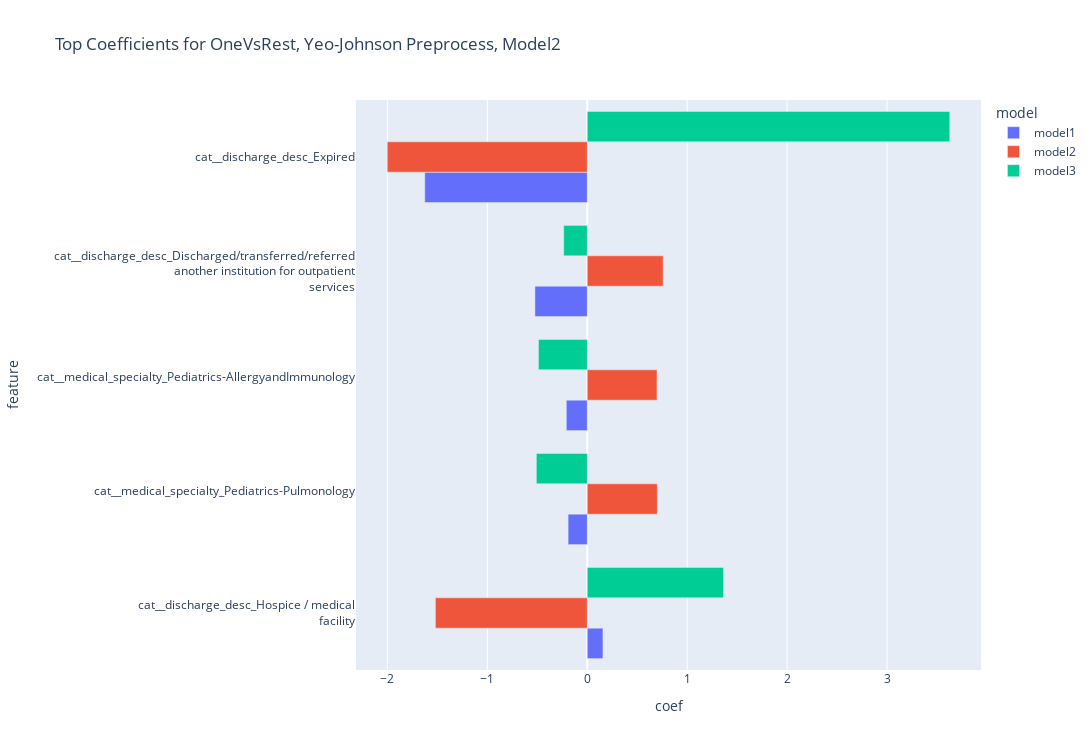

Source (notebook cell):
### Code cell
m2_top10_df = create_topn_long_coef_df_from_gs(gs=g, topn=5,
                                               sort_model="model2")

title = f"Top Coefficients for OneVsRest, Yeo-Johnson Preprocess, Model2"

fig = px.bar(data_frame=m2_top10_df, 
             y="feature", 
             x="coef", 
             color="model",
             orientation="h", 
             category_orders={"model":["model1", "model2", "model3"]},
             title=title, 
             barmode="group", 
             height=750, 
             width=1250)
fig.show()

### Figure 1 — Plotly figure (JSON) as saved in the notebook; plotly's stock layout.template omitted (floating-point values rounded to 4 significant figures)
{"data": [{"alignmentgroup": "True", "hovertemplate": "model=model1<br>coef=%{x}<br>feature=%{y}<extra></extra>", "legendgroup": "model1", "marker": {"color": "#636efa", "pattern": {"shape": ""}}, "name": "model1", "offsetgroup": "model1", "orientation": "h", "showlegend": true, "textposition": "auto", "type": "bar", "x": [0.1568, -0.1916, -0.2096, -0.5236, -1.626], "xaxis": "x", "y": ["cat__discharge_desc_Hospice / medical<br> facility", "cat__medical_specialty_Pediatrics-Pulmonology<br>", "cat__medical_specialty_Pediatrics-AllergyandImmunology<br>", "cat__discharge_desc_Discharged/transferred/referred<br> another institution for outpatient<br> services", "cat__discharge_desc_Expired"], "yaxis": "y"}, {"alignmentgroup": "True", "hovertemplate": "model=model2<br>coef=%{x}<br>feature=%{y}<extra></extra>", "legendgroup": "model2", "marker": {"color": "#EF553B", "pattern": {"shape": ""}}, "name": "model2", "offsetgroup": "model2", "orientation": "h", "showlegend": true, "textposition": "auto", "type": "bar", "x": [0.6978, 0.7009, 0.7592, -1.52, -2.001], "xaxis": "x", "y": ["cat__medical_specialty_Pediatrics-AllergyandImmunology<br>", "cat__medical_specialty_Pediatrics-Pulmonology<br>", "cat__discharge_desc_Discharged/transferred/referred<br> another institution for outpatient<br> services", "cat__discharge_desc_Hospice / medical<br> facility", "cat__discharge_desc_Expired"], "yaxis": "y"}, {"alignmentgroup": "True", "hovertemplate": "model=model3<br>coef=%{x}<br>feature=%{y}<extra></extra>", "legendgroup": "model3", "marker": {"color": "#00cc96", "pattern": {"shape": ""}}, "name": "model3", "offsetgroup": "model3", "orientation": "h", "showlegend": true, "textposition": "auto", "type": "bar", "x": [-0.2356, -0.4882, -0.5093, 1.363, 3.627], "xaxis": "x", "y": ["cat__discharge_desc_Discharged/transferred/referred<br> another institution for outpatient<br> services", "cat__medical_specialty_Pediatrics-AllergyandImmunology<br>", "cat__medical_specialty_Pediatrics-Pulmonology<br>", "cat__discharge_desc_Hospice / medical<br> facility", "cat__discharge_desc_Expired"], "yaxis": "y"}], "layout": {"barmode": "group", "height": 750, "legend": {"title": {"text": "model"}, "tracegroupgap": 0}, "title": {"text": "Top Coefficients for OneVsRest, Yeo-Johnson Preprocess, Model2"}, "width": 1250, "xaxis": {"anchor": "y", "autorange": true, "domain": [0, 1], "range": [-2.314, 3.94], "title": {"text": "coef"}, "type": "linear"}, "yaxis": {"anchor": "x", "autorange": true, "domain": [0, 1], "range": [-0.5, 4.5], "title": {"text": "feature"}, "type": "category"}}}
